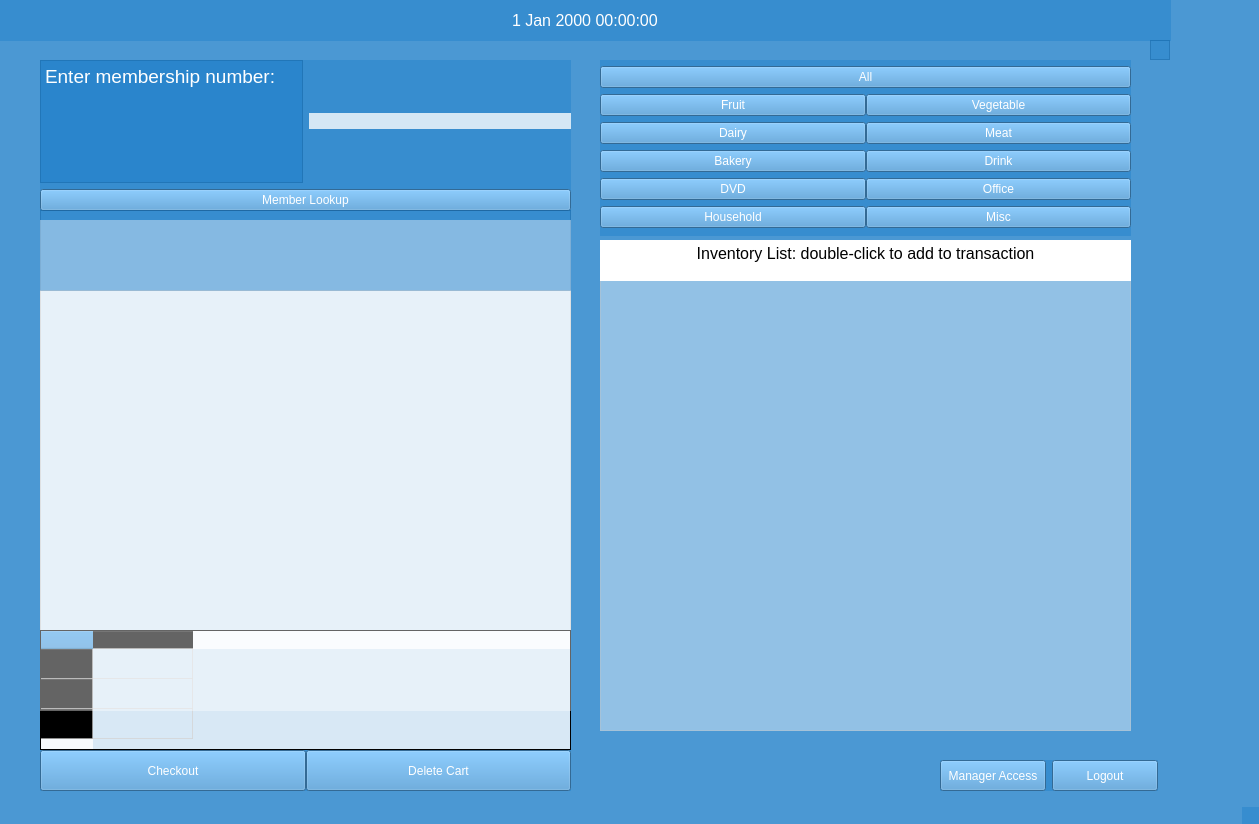
<?xml version="1.0" encoding="UTF-8"?>
<ui version="4.0">
 <class>MainWindow</class>
 <widget class="QMainWindow" name="MainWindow">
  <property name="geometry">
   <rect>
    <x>0</x>
    <y>0</y>
    <width>1259</width>
    <height>824</height>
   </rect>
  </property>
  <property name="windowTitle">
   <string>Transaction Window</string>
  </property>
  <property name="styleSheet">
   <string notr="true">background-color: rgba(23, 122, 198, 100);
color: rgb(255, 255, 255);</string>
  </property>
  <widget class="QWidget" name="centralwidget">
   <property name="sizePolicy">
    <sizepolicy hsizetype="Expanding" vsizetype="Expanding">
     <horstretch>0</horstretch>
     <verstretch>0</verstretch>
    </sizepolicy>
   </property>
   <widget class="QWidget" name="horizontalLayoutWidget">
    <property name="geometry">
     <rect>
      <x>940</x>
      <y>760</y>
      <width>218</width>
      <height>31</height>
     </rect>
    </property>
    <layout class="QHBoxLayout" name="horizontalLayout_2">
     <item>
      <widget class="QPushButton" name="pushButton">
       <property name="sizePolicy">
        <sizepolicy hsizetype="Minimum" vsizetype="Preferred">
         <horstretch>0</horstretch>
         <verstretch>0</verstretch>
        </sizepolicy>
       </property>
       <property name="styleSheet">
        <string notr="true">background-color: rgb(72, 149, 208);
color: rgb(255, 255, 255);</string>
       </property>
       <property name="text">
        <string>Manager Access</string>
       </property>
      </widget>
     </item>
     <item>
      <widget class="QPushButton" name="pushButton_2">
       <property name="sizePolicy">
        <sizepolicy hsizetype="Minimum" vsizetype="Preferred">
         <horstretch>0</horstretch>
         <verstretch>0</verstretch>
        </sizepolicy>
       </property>
       <property name="styleSheet">
        <string notr="true">background-color: rgb(72, 149, 208);
color: rgb(255, 255, 255);</string>
       </property>
       <property name="text">
        <string>Logout</string>
       </property>
      </widget>
     </item>
    </layout>
   </widget>
   <widget class="QWidget" name="gridLayoutWidget">
    <property name="geometry">
     <rect>
      <x>600</x>
      <y>60</y>
      <width>531</width>
      <height>176</height>
     </rect>
    </property>
    <layout class="QGridLayout" name="gridLayout">
     <property name="spacing">
      <number>0</number>
     </property>
     <item row="7" column="0">
      <widget class="QPushButton" name="houseButton">
       <property name="styleSheet">
        <string notr="true">background-color: rgb(72, 149, 208);
color: rgb(255, 255, 255);</string>
       </property>
       <property name="text">
        <string>Household</string>
       </property>
      </widget>
     </item>
     <item row="5" column="0">
      <widget class="QPushButton" name="dvdButton">
       <property name="styleSheet">
        <string notr="true">background-color: rgb(72, 149, 208);
color: rgb(255, 255, 255);</string>
       </property>
       <property name="text">
        <string>DVD</string>
       </property>
      </widget>
     </item>
     <item row="7" column="1">
      <widget class="QPushButton" name="miscButton">
       <property name="styleSheet">
        <string notr="true">background-color: rgb(72, 149, 208);
color: rgb(255, 255, 255);</string>
       </property>
       <property name="text">
        <string>Misc</string>
       </property>
      </widget>
     </item>
     <item row="4" column="0">
      <widget class="QPushButton" name="bakeButton">
       <property name="sizePolicy">
        <sizepolicy hsizetype="Minimum" vsizetype="Fixed">
         <horstretch>0</horstretch>
         <verstretch>0</verstretch>
        </sizepolicy>
       </property>
       <property name="styleSheet">
        <string notr="true">background-color: rgb(72, 149, 208);
color: rgb(255, 255, 255);</string>
       </property>
       <property name="text">
        <string>Bakery</string>
       </property>
      </widget>
     </item>
     <item row="3" column="1">
      <widget class="QPushButton" name="meatButton">
       <property name="styleSheet">
        <string notr="true">background-color: rgb(72, 149, 208);
color: rgb(255, 255, 255);</string>
       </property>
       <property name="text">
        <string>Meat</string>
       </property>
      </widget>
     </item>
     <item row="2" column="1">
      <widget class="QPushButton" name="vegButton">
       <property name="styleSheet">
        <string notr="true">background-color: rgb(72, 149, 208);
color: rgb(255, 255, 255);</string>
       </property>
       <property name="text">
        <string>Vegetable</string>
       </property>
      </widget>
     </item>
     <item row="3" column="0">
      <widget class="QPushButton" name="dairyButton">
       <property name="sizePolicy">
        <sizepolicy hsizetype="Minimum" vsizetype="Fixed">
         <horstretch>0</horstretch>
         <verstretch>0</verstretch>
        </sizepolicy>
       </property>
       <property name="styleSheet">
        <string notr="true">background-color: rgb(72, 149, 208);
color: rgb(255, 255, 255);</string>
       </property>
       <property name="text">
        <string>Dairy</string>
       </property>
      </widget>
     </item>
     <item row="1" column="0" colspan="2">
      <widget class="QPushButton" name="allButton">
       <property name="sizePolicy">
        <sizepolicy hsizetype="Minimum" vsizetype="Fixed">
         <horstretch>0</horstretch>
         <verstretch>0</verstretch>
        </sizepolicy>
       </property>
       <property name="styleSheet">
        <string notr="true">background-color: rgb(72, 149, 208);
color: rgb(255, 255, 255);</string>
       </property>
       <property name="text">
        <string>All</string>
       </property>
      </widget>
     </item>
     <item row="5" column="1">
      <widget class="QPushButton" name="officeButton">
       <property name="styleSheet">
        <string notr="true">background-color: rgb(72, 149, 208);
color: rgb(255, 255, 255);</string>
       </property>
       <property name="text">
        <string>Office</string>
       </property>
      </widget>
     </item>
     <item row="4" column="1">
      <widget class="QPushButton" name="drinkButton">
       <property name="styleSheet">
        <string notr="true">background-color: rgb(72, 149, 208);
color: rgb(255, 255, 255);</string>
       </property>
       <property name="text">
        <string>Drink</string>
       </property>
      </widget>
     </item>
     <item row="2" column="0">
      <widget class="QPushButton" name="fruitButton">
       <property name="sizePolicy">
        <sizepolicy hsizetype="Minimum" vsizetype="Fixed">
         <horstretch>0</horstretch>
         <verstretch>0</verstretch>
        </sizepolicy>
       </property>
       <property name="styleSheet">
        <string notr="true">background-color: rgb(72, 149, 208);
color: rgb(255, 255, 255);</string>
       </property>
       <property name="text">
        <string>Fruit</string>
       </property>
      </widget>
     </item>
    </layout>
   </widget>
   <widget class="QTableView" name="tableView">
    <property name="geometry">
     <rect>
      <x>600</x>
      <y>280</y>
      <width>531</width>
      <height>451</height>
     </rect>
    </property>
    <property name="styleSheet">
     <string notr="true">color: rgb(0, 0, 0);
font: 12pt &quot;Segoe UI&quot;;
background-color: rgba(255,255, 255, 100);</string>
    </property>
    <property name="sizeAdjustPolicy">
     <enum>QAbstractScrollArea::AdjustToContents</enum>
    </property>
    <property name="editTriggers">
     <set>QAbstractItemView::NoEditTriggers</set>
    </property>
    <property name="dragEnabled">
     <bool>true</bool>
    </property>
    <property name="dragDropOverwriteMode">
     <bool>false</bool>
    </property>
    <property name="dragDropMode">
     <enum>QAbstractItemView::DragDrop</enum>
    </property>
    <property name="defaultDropAction">
     <enum>Qt::CopyAction</enum>
    </property>
    <property name="selectionMode">
     <enum>QAbstractItemView::SingleSelection</enum>
    </property>
    <property name="selectionBehavior">
     <enum>QAbstractItemView::SelectRows</enum>
    </property>
    <property name="showGrid">
     <bool>false</bool>
    </property>
    <property name="gridStyle">
     <enum>Qt::SolidLine</enum>
    </property>
    <property name="sortingEnabled">
     <bool>true</bool>
    </property>
    <property name="wordWrap">
     <bool>false</bool>
    </property>
    <property name="cornerButtonEnabled">
     <bool>false</bool>
    </property>
    <attribute name="horizontalHeaderMinimumSectionSize">
     <number>75</number>
    </attribute>
    <attribute name="horizontalHeaderDefaultSectionSize">
     <number>150</number>
    </attribute>
    <attribute name="verticalHeaderVisible">
     <bool>false</bool>
    </attribute>
   </widget>
   <widget class="QWidget" name="horizontalLayoutWidget_2">
    <property name="geometry">
     <rect>
      <x>40</x>
      <y>750</y>
      <width>531</width>
      <height>41</height>
     </rect>
    </property>
    <layout class="QHBoxLayout" name="horizontalLayout">
     <property name="spacing">
      <number>0</number>
     </property>
     <item>
      <widget class="QPushButton" name="pushButton_4">
       <property name="sizePolicy">
        <sizepolicy hsizetype="Minimum" vsizetype="Expanding">
         <horstretch>0</horstretch>
         <verstretch>0</verstretch>
        </sizepolicy>
       </property>
       <property name="styleSheet">
        <string notr="true">background-color: rgb(72, 149, 208);
color: rgb(255, 255, 255);</string>
       </property>
       <property name="text">
        <string>Checkout</string>
       </property>
      </widget>
     </item>
     <item>
      <widget class="QPushButton" name="pushButton_6">
       <property name="sizePolicy">
        <sizepolicy hsizetype="Minimum" vsizetype="Expanding">
         <horstretch>0</horstretch>
         <verstretch>0</verstretch>
        </sizepolicy>
       </property>
       <property name="styleSheet">
        <string notr="true">background-color: rgb(72, 149, 208);
color: rgb(255, 255, 255);</string>
       </property>
       <property name="text">
        <string>Delete Cart</string>
       </property>
      </widget>
     </item>
    </layout>
   </widget>
   <widget class="QWidget" name="gridLayoutWidget_2">
    <property name="geometry">
     <rect>
      <x>40</x>
      <y>60</y>
      <width>531</width>
      <height>151</height>
     </rect>
    </property>
    <layout class="QGridLayout" name="gridLayout_3">
     <property name="sizeConstraint">
      <enum>QLayout::SetDefaultConstraint</enum>
     </property>
     <item row="1" column="0" colspan="2">
      <widget class="QPushButton" name="pushButton_3">
       <property name="sizePolicy">
        <sizepolicy hsizetype="Preferred" vsizetype="Fixed">
         <horstretch>0</horstretch>
         <verstretch>0</verstretch>
        </sizepolicy>
       </property>
       <property name="styleSheet">
        <string notr="true">background-color: rgb(72, 149, 208);
color: rgb(255, 255, 255);</string>
       </property>
       <property name="text">
        <string>Member Lookup</string>
       </property>
      </widget>
     </item>
     <item row="0" column="0">
      <widget class="QTextBrowser" name="textBrowser">
       <property name="sizePolicy">
        <sizepolicy hsizetype="Expanding" vsizetype="Fixed">
         <horstretch>0</horstretch>
         <verstretch>0</verstretch>
        </sizepolicy>
       </property>
       <property name="styleSheet">
        <string notr="true">color: rgb(255, 255, 255);
font: 12pt &quot;Segoe UI&quot;;</string>
       </property>
       <property name="html">
        <string>&lt;!DOCTYPE HTML PUBLIC &quot;-//W3C//DTD HTML 4.0//EN&quot; &quot;http://www.w3.org/TR/REC-html40/strict.dtd&quot;&gt;
&lt;html&gt;&lt;head&gt;&lt;meta name=&quot;qrichtext&quot; content=&quot;1&quot; /&gt;&lt;meta charset=&quot;utf-8&quot; /&gt;&lt;style type=&quot;text/css&quot;&gt;
p, li { white-space: pre-wrap; }
hr { height: 1px; border-width: 0; }
&lt;/style&gt;&lt;/head&gt;&lt;body style=&quot; font-family:'Segoe UI'; font-size:12pt; font-weight:400; font-style:normal;&quot;&gt;
&lt;p style=&quot; margin-top:0px; margin-bottom:0px; margin-left:0px; margin-right:0px; -qt-block-indent:0; text-indent:0px;&quot;&gt;&lt;span style=&quot; font-size:14pt;&quot;&gt;Enter membership number:&lt;/span&gt;&lt;/p&gt;&lt;/body&gt;&lt;/html&gt;</string>
       </property>
      </widget>
     </item>
     <item row="0" column="1">
      <widget class="QLineEdit" name="lineEdit">
       <property name="sizePolicy">
        <sizepolicy hsizetype="Expanding" vsizetype="Fixed">
         <horstretch>0</horstretch>
         <verstretch>0</verstretch>
        </sizepolicy>
       </property>
       <property name="styleSheet">
        <string notr="true">font: 12pt &quot;Segoe UI&quot;;
color: rgb(0, 0, 0);

background-color: rgba(255, 255, 255, 200);</string>
       </property>
       <property name="frame">
        <bool>false</bool>
       </property>
      </widget>
     </item>
    </layout>
   </widget>
   <widget class="QTableView" name="tableView_2">
    <property name="geometry">
     <rect>
      <x>40</x>
      <y>290</y>
      <width>531</width>
      <height>341</height>
     </rect>
    </property>
    <property name="styleSheet">
     <string notr="true">font: 12pt &quot;Segoe UI&quot;;
background-color: rgba(255, 255, 255, 200);
color: rgb(0, 0, 0);
</string>
    </property>
    <property name="sizeAdjustPolicy">
     <enum>QAbstractScrollArea::AdjustToContents</enum>
    </property>
    <property name="editTriggers">
     <set>QAbstractItemView::NoEditTriggers</set>
    </property>
    <property name="showGrid">
     <bool>false</bool>
    </property>
    <property name="gridStyle">
     <enum>Qt::SolidLine</enum>
    </property>
    <property name="sortingEnabled">
     <bool>false</bool>
    </property>
    <property name="wordWrap">
     <bool>false</bool>
    </property>
   </widget>
   <widget class="QDateTimeEdit" name="dateTimeEdit">
    <property name="geometry">
     <rect>
      <x>0</x>
      <y>0</y>
      <width>1171</width>
      <height>41</height>
     </rect>
    </property>
    <property name="font">
     <font>
      <pointsize>12</pointsize>
      <bold>false</bold>
     </font>
    </property>
    <property name="styleSheet">
     <string notr="true">color: rgb(255, 255, 255);</string>
    </property>
    <property name="frame">
     <bool>false</bool>
    </property>
    <property name="alignment">
     <set>Qt::AlignCenter</set>
    </property>
    <property name="readOnly">
     <bool>true</bool>
    </property>
    <property name="buttonSymbols">
     <enum>QAbstractSpinBox::NoButtons</enum>
    </property>
   </widget>
   <widget class="QTableView" name="memDisplay">
    <property name="geometry">
     <rect>
      <x>40</x>
      <y>210</y>
      <width>531</width>
      <height>81</height>
     </rect>
    </property>
    <property name="sizePolicy">
     <sizepolicy hsizetype="Expanding" vsizetype="Fixed">
      <horstretch>0</horstretch>
      <verstretch>0</verstretch>
     </sizepolicy>
    </property>
    <property name="styleSheet">
     <string notr="true">color: rgb(255, 255, 255);
font: 14pt &quot;Segoe UI&quot;;</string>
    </property>
    <property name="editTriggers">
     <set>QAbstractItemView::NoEditTriggers</set>
    </property>
    <property name="selectionMode">
     <enum>QAbstractItemView::NoSelection</enum>
    </property>
    <property name="showGrid">
     <bool>false</bool>
    </property>
    <property name="wordWrap">
     <bool>false</bool>
    </property>
   </widget>
   <widget class="QTextBrowser" name="textBrowser_5">
    <property name="geometry">
     <rect>
      <x>600</x>
      <y>240</y>
      <width>531</width>
      <height>41</height>
     </rect>
    </property>
    <property name="styleSheet">
     <string notr="true">background-color: rgb(255, 255, 255);
color: rgb(0, 0, 0);</string>
    </property>
    <property name="frameShape">
     <enum>QFrame::NoFrame</enum>
    </property>
    <property name="frameShadow">
     <enum>QFrame::Plain</enum>
    </property>
    <property name="lineWidth">
     <number>0</number>
    </property>
    <property name="html">
     <string>&lt;!DOCTYPE HTML PUBLIC &quot;-//W3C//DTD HTML 4.0//EN&quot; &quot;http://www.w3.org/TR/REC-html40/strict.dtd&quot;&gt;
&lt;html&gt;&lt;head&gt;&lt;meta name=&quot;qrichtext&quot; content=&quot;1&quot; /&gt;&lt;meta charset=&quot;utf-8&quot; /&gt;&lt;style type=&quot;text/css&quot;&gt;
p, li { white-space: pre-wrap; }
hr { height: 1px; border-width: 0; }
&lt;/style&gt;&lt;/head&gt;&lt;body style=&quot; font-family:'Segoe UI'; font-size:9pt; font-weight:400; font-style:normal;&quot;&gt;
&lt;p align=&quot;center&quot; style=&quot; margin-top:0px; margin-bottom:0px; margin-left:0px; margin-right:0px; -qt-block-indent:0; text-indent:0px;&quot;&gt;&lt;span style=&quot; font-size:12pt;&quot;&gt;Inventory List: double-click to add to transaction&lt;/span&gt;&lt;/p&gt;&lt;/body&gt;&lt;/html&gt;</string>
    </property>
    <property name="textInteractionFlags">
     <set>Qt::NoTextInteraction</set>
    </property>
   </widget>
   <widget class="QTableWidget" name="tableWidget">
    <property name="geometry">
     <rect>
      <x>40</x>
      <y>630</y>
      <width>531</width>
      <height>120</height>
     </rect>
    </property>
    <property name="styleSheet">
     <string notr="true">font: 12pt &quot;Segoe UI&quot;;
background-color: rgba(255, 255, 255, 200);
color: rgb(0, 0, 0);
</string>
    </property>
    <property name="frameShape">
     <enum>QFrame::Box</enum>
    </property>
    <property name="frameShadow">
     <enum>QFrame::Plain</enum>
    </property>
    <property name="lineWidth">
     <number>1</number>
    </property>
    <property name="sizeAdjustPolicy">
     <enum>QAbstractScrollArea::AdjustToContents</enum>
    </property>
    <property name="editTriggers">
     <set>QAbstractItemView::NoEditTriggers</set>
    </property>
    <property name="selectionMode">
     <enum>QAbstractItemView::NoSelection</enum>
    </property>
    <property name="showGrid">
     <bool>true</bool>
    </property>
    <property name="gridStyle">
     <enum>Qt::SolidLine</enum>
    </property>
    <row>
     <property name="text">
      <string>Subtotal</string>
     </property>
    </row>
    <row>
     <property name="text">
      <string>Tax</string>
     </property>
    </row>
    <row>
     <property name="text">
      <string>Total</string>
     </property>
    </row>
    <column>
     <property name="text">
      <string>New Column</string>
     </property>
    </column>
    <item row="0" column="0">
     <property name="text">
      <string/>
     </property>
     <property name="flags">
      <set>ItemIsDragEnabled|ItemIsDropEnabled|ItemIsUserCheckable|ItemIsEnabled</set>
     </property>
    </item>
   </widget>
   <widget class="QTableView" name="tableView_3">
    <property name="geometry">
     <rect>
      <x>1150</x>
      <y>40</y>
      <width>20</width>
      <height>20</height>
     </rect>
    </property>
   </widget>
   <widget class="QTableView" name="tableView_2">
    <property name="geometry">
     <rect>
      <x>40</x>
      <y>220</y>
      <width>531</width>
      <height>491</height>
     </rect>
    </property>
    <property name="styleSheet">
     <string notr="true">color: rgb(0, 0, 0);
font: 12pt &quot;Segoe UI&quot;;
background-color: rgba(255,255, 255, 100);</string>
    </property>
    <property name="frameShape">
     <enum>QFrame::NoFrame</enum>
    </property>
   </widget>
  </widget>
  <widget class="QStatusBar" name="statusbar"/>
 </widget>
 <resources/>
 <connections>
  <connection>
   <sender>lineEdit</sender>
   <signal>returnPressed()</signal>
   <receiver>pushButton_3</receiver>
   <slot>click()</slot>
   <hints>
    <hint type="sourcelabel">
     <x>343</x>
     <y>82</y>
    </hint>
    <hint type="destinationlabel">
     <x>344</x>
     <y>121</y>
    </hint>
   </hints>
  </connection>
 </connections>
</ui>
